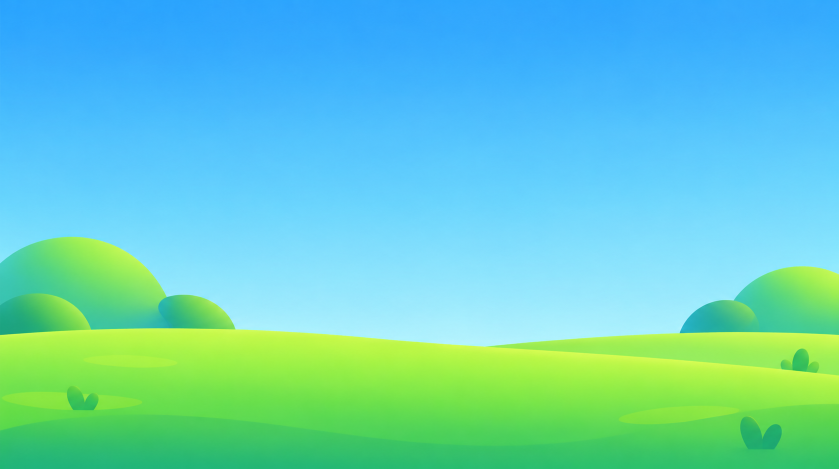
#> input picture apps/split-party/art-src/base/hills.png, 1677 x 938 px, found by its file name (shown at 1/2 size); the run also reads 1 picture not shown here
$ python build-bonus-scene.py
#> lines starting #> are read from the running program, lines starting #| are printed output that depends on the picture
"""Bonus scene layers for BonusNormal.svelte and BonusSuper.svelte.

Normal bonus: Figma 11362:72643 (2026-10-29; it was 11174:5578's sunset, cliffs and domes),
art-src/bonus/normal-v2/*.png, see below. art-src/bonus/dome-blue.png (a 1254 square, the dome
in y 32-68% of it) is the Super bonus's dome; the old cliff/sunset/dome sources stay in art-src.

Super bonus: Figma 11300:27276 (2026-10-29; it was 11174:5079's arches over water).
art-src/bonus-super/dunes.png  11346:48354  the pink sunset dunes, full frame
  + the normal-v2 cloud and art-src/bonus/dome-blue.png -> public/bonus/super/hd/*.webp

Blurred like the base scene (build-base-scene.py): the frame blurs every layer 2-2.5px, which
is 6-8 device px on a 1920x1080 retina screen and smeared the crisp masters (the "low quality
resources" review, 2026-10-26), so only 0.6 design px is baked in, at each image's own scale.
Sizes are 3.2x design px (stage 1.6 at 1920x1080, DPR 2), capped at each master's own (an
upscaled master looked the same at display size, see upscale-art.py). Written to */hd/. Small copies (-small) exist where one source is drawn at very different sizes, since the
baked blur shrinks with the image.
    python3 apps/split-party/scripts/build-bonus-scene.py
"""

from pathlib import Path

import numpy as np
from PIL import Image, ImageEnhance, ImageFilter

ROOT = Path(__file__).resolve().parent.parent
SRC = ROOT / 'art-src' / 'bonus'
OUT = ROOT / 'public' / 'bonus' / 'normal' / 'hd'
# Fractions of the dome square kept: x0, y0, x1, y1 (the art spans x 8-92%, y 32-68%).
CROP = (0.06, 0.3, 0.94, 0.7)
# Close to the frames' own light blur, plus the base scene's colour lift (build-base-scene.py):
# the earlier heavy soft focus read as a painterly style next to the crisp, glossy board.
# Written to */crisp/ (new paths: browsers kept the soft art under the old ones). The clouds
# are drawn by build-puff-clouds.py.
# 0.3 since 2026-11-02 (quality pass: at 0.6 the cut-outs measured 4-7x softer than the crisp
# symbols and logo beside them).
BLUR = {'sunset': 0.3, 'water': 0.3, 'cliff': 0.3, 'dome': 0.3, 'island': 0.3}
K = 3.2  # px per design px
# Width caps on the big layers' textures (GPU memory): full-frame paintings, and the wide strips.
FULL_W = 2560
STRIP_W = 3072
GRADE = {'saturation': 1.18, 'contrast': 1.06}


def grade(img):
    """Saturation/contrast lift on the colour only; alpha is kept."""
    rgb = ImageEnhance.Contrast(ImageEnhance.Color(img.convert('RGB')).enhance(GRADE['saturation'])).enhance(GRADE['contrast'])
    rgb.putalpha(img.getchannel('A'))
    return rgb


def save(img, name):
    img.save(OUT / f'{name}.webp', quality=90, method=6)
    print(name, img.size, f'{(OUT / f"{name}.webp").stat().st_size // 1024} KB')


def blur(img, design_w, sigma):
    """Gaussian blur of sigma design px, premultiplied so the transparent edge doesn't go dark."""
    px = np.asarray(img, dtype=np.float32)
    a = px[..., 3:4]
    pre = Image.fromarray(np.dstack([px[..., :3] * a / 255, a]).round().astype(np.uint8), 'RGBA')
    px = np.asarray(pre.filter(ImageFilter.GaussianBlur(sigma * img.width / design_w)), dtype=np.float32)
    a = px[..., 3:4]
    rgb = px[..., :3] * 255 / np.maximum(a, 1)
    return Image.fromarray(np.dstack([rgb.clip(0, 255), a]).round().astype(np.uint8), 'RGBA')


def master(folder, name):
    """The Real-ESRGAN 2x master when there is one (upscale-art.py), else the Figma fill."""
    hd = folder / '2x' / f'{name}.png'
    return Image.open(hd if hd.exists() else folder / f'{name}.png')


def sized(img, w):
    w = min(w, img.width)
    return img.resize((w, round(w * img.height / img.width)), Image.LANCZOS)


OUT.mkdir(parents=True, exist_ok=True)
# The normal bonus redrawn (Figma 11362:72643, 2026-10-29): a gradient sky (drawn live), the
# blob house, the rolling hills, two pink clouds and the dunes, replacing the sunset, cliffs and
# domes. art-src/bonus/normal-v2/*.png, the frame's image fills:
#   hills.png  11362:72645 (194, 248, 1023x342)   house.png 11362:72646 (-56, 102, 369x379)
#   cloud.png  11362:72647 / 72648 (297x99, 60%)  dunes.png 11362:72649 (-209, 315, 1497x500)
V2 = ROOT / 'art-src' / 'bonus' / 'normal-v2'
for name, design_w in (('hills', 1023), ('house', 369), ('cloud', 297), ('dunes', 1497)):
    img = grade(master(V2, name).convert('RGBA'))
#> in master, returned value is the input picture: PIL image 1677x938 RGB; mean R, G, B 100.6, 206.8, 197.1
    save(blur(sized(img, min(STRIP_W, round(K * design_w))), design_w, BLUR['sunset']), name)
#> in blur, `a = px[..., 3:4]`: a: shape (938, 1677, 1) float32; every value is 255
#| hills (1677, 938) 30 KB
#> pass 2 of the loop `for name, design_w in (('hills', 1023), ('house', 369), ('cloud', 297)..`:
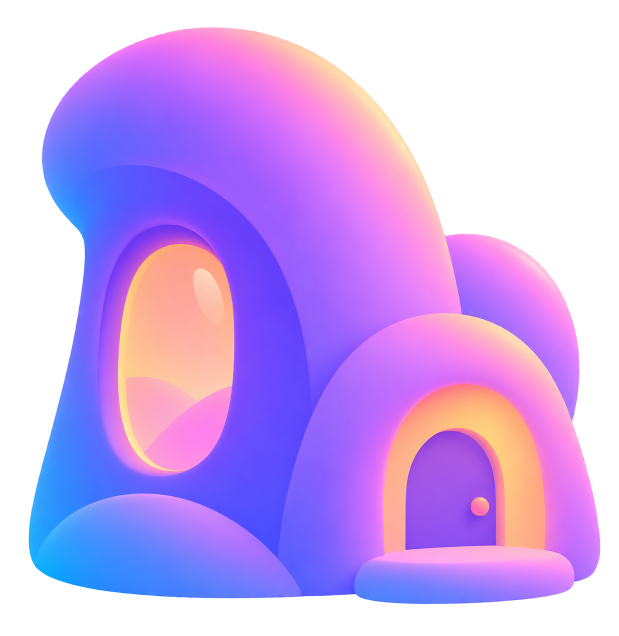
#> input picture apps/split-party/art-src/buy/house.png, 1237 x 1272 px, found by its file name (shown at 1/2 size)
#> in master, returned value is the input picture: PIL image 1237x1272 RGBA; mean R, G, B, A 113.4, 78.9, 149.5, 163.7
#> in grade (call 2), `rgb = ImageEnhance.Contrast(ImageEnhance.Color(img.convert('RGB')).enh..`:
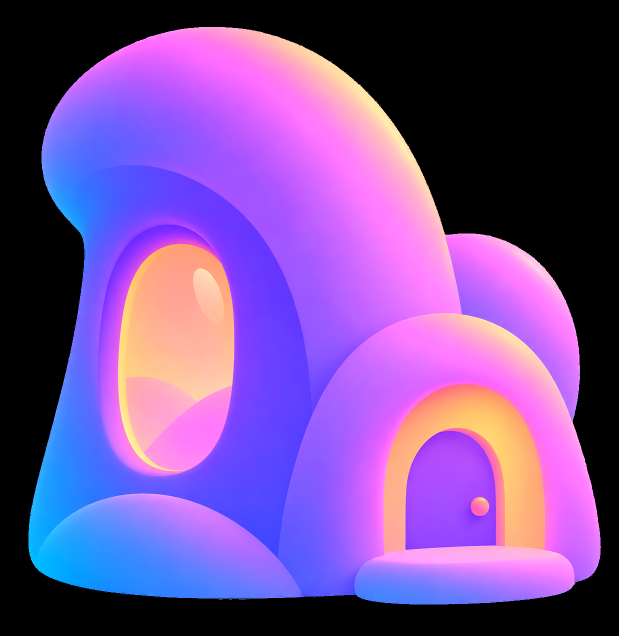
#> rgb: PIL image 1237x1272 RGB (shown at 1/2 size); mean R, G, B 115.8, 75.7, 152.4
#> in blur (call 2), `a = px[..., 3:4]`:
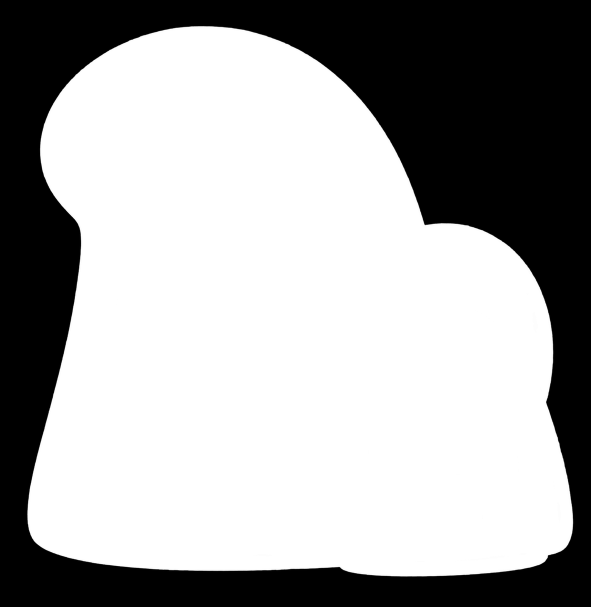
#> a: shape (1214, 1181, 1) float32 (shown at 1/2 size); min 0, max 255, mean 163.7
#| house (1181, 1214) 65 KB

# Super bonus.
SUPER = ROOT / 'art-src' / 'bonus-super'
OUT = ROOT / 'public' / 'bonus' / 'super' / 'hd'
OUT.mkdir(parents=True, exist_ok=True)
# Redrawn 2026-10-29 as Figma 11300:27276: one painting, dunes.png (11346:48354, opaque), plus
# the normal-v2 cloud and the blue dome (11300:27289 = art-src/bonus/dome-blue.png).
dunes = grade(master(SUPER, 'dunes').convert('RGBA'))
save(blur(sized(dunes, min(FULL_W, round(K * 1200))), 1185, BLUR['sunset']).convert('RGB'), 'dunes')
#> in blur (call 5), `px = np.asarray(img, dtype=np.float32)`:
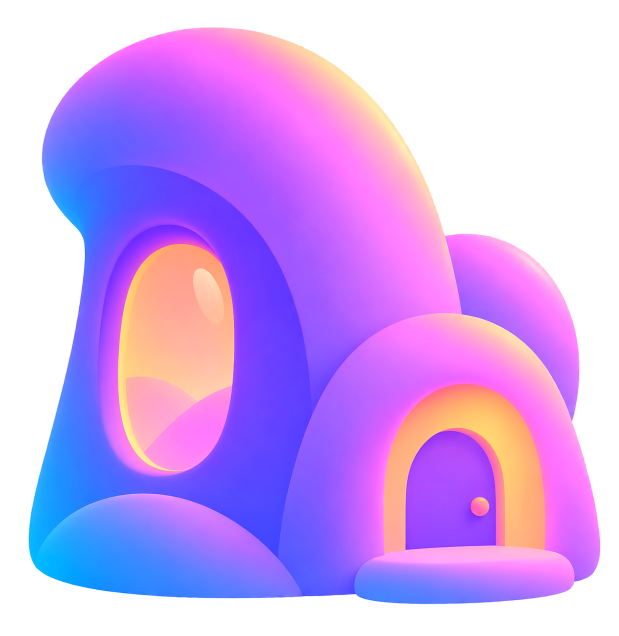
#> px: shape (1272, 1237, 4) float32 (shown at 1/2 size); mean R, G, B, A 115.9, 75.7, 152.8, 164.3; transparent parts drawn white
#> in blur (call 5), `a = px[..., 3:4]`:
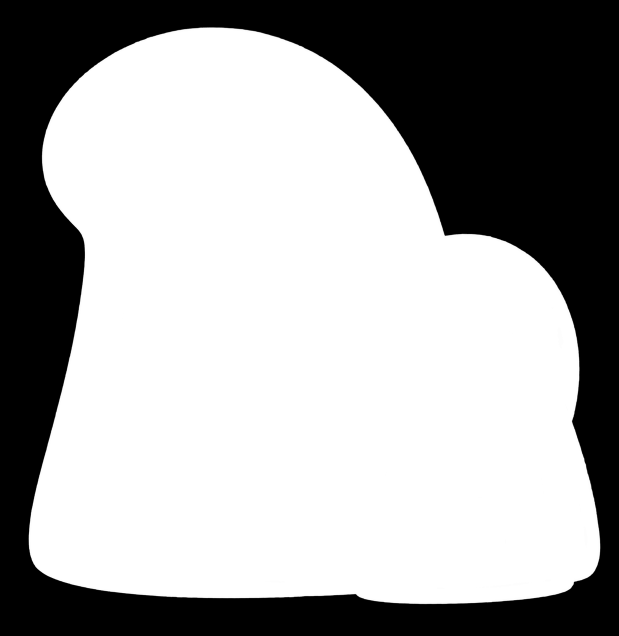
#> a: shape (1272, 1237, 1) float32 (shown at 1/2 size); min 0, max 255, mean 163.7
#| dunes (1237, 1272) 54 KB
# Half the frame's dome sizes (BonusSuper DOME_SCALE).
# The blue dome at the frame's 133px (it was drawn at half of 563).
dome = grade(Image.open(SRC / 'dome-blue.png').convert('RGBA'))
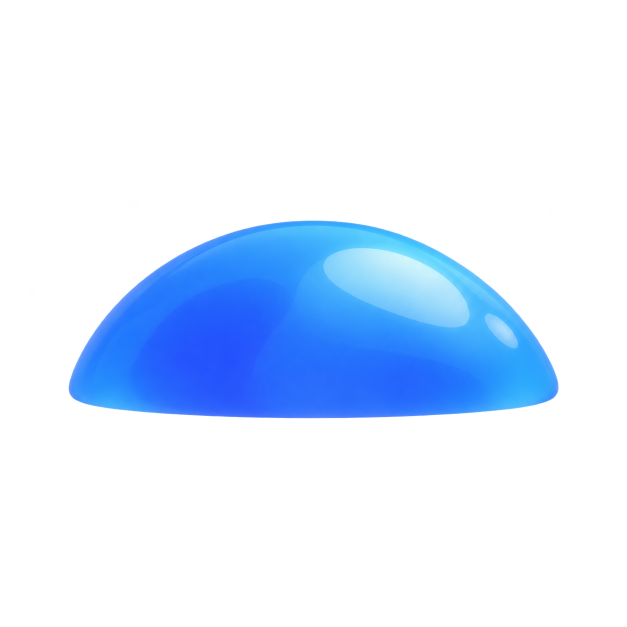
#> input picture apps/split-party/art-src/bonus/dome-blue.png, 1254 x 1254 px (shown at 1/2 size)
#> in grade (call 6), `rgb = ImageEnhance.Contrast(ImageEnhance.Color(img.convert('RGB')).enh..`:
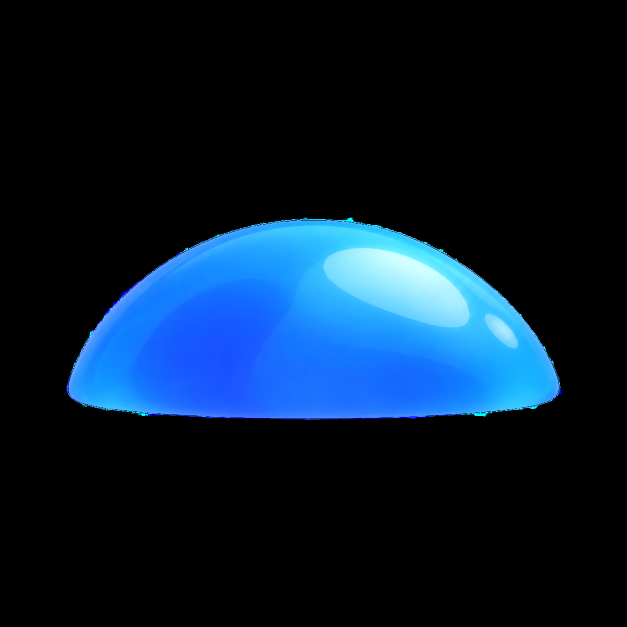
#> rgb: PIL image 1254x1254 RGB (shown at 1/2 size); mean R, G, B 8.7, 28.1, 48.3
#> in grade, img is the input picture: PIL image 1254x1254 RGBA; mean R, G, B, A 11, 26.6, 47.7, 46.8
s = dome.width
#> s = 1254
dome = dome.crop(tuple(round(f * s) for f in CROP))
w = CROP[2] - CROP[0]
save(blur(sized(dome, round(K * 133 * w)), 133 * w, BLUR['dome']), 'dome-blue')
#> in blur (call 6), `a = px[..., 3:4]`:
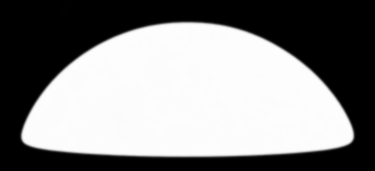
#> a: shape (171, 375, 1) float32; min 0, max 253, mean 132.8
#> in blur (call 6), `rgb = px[..., :3] * 255 / np.maximum(a, 1)`:
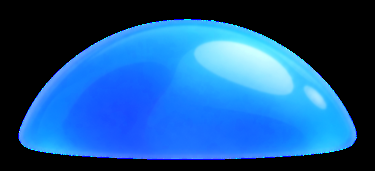
#> rgb: shape (171, 375, 3) float32; mean R, G, B 26.6, 83.3, 143.7
#> in blur (call 6), `return Image.fromarray(np.dstack([rgb.clip(0, 255), a]).round().astype..`:
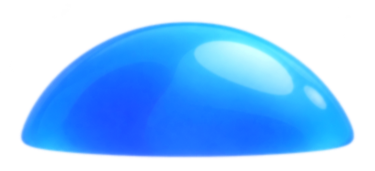
#> returned value: PIL image 375x171 RGBA; mean R, G, B, A 26.5, 83.3, 143.7, 132.8; transparent parts drawn white
#> (the run stopped early here; a loop or call above may not have finished)
